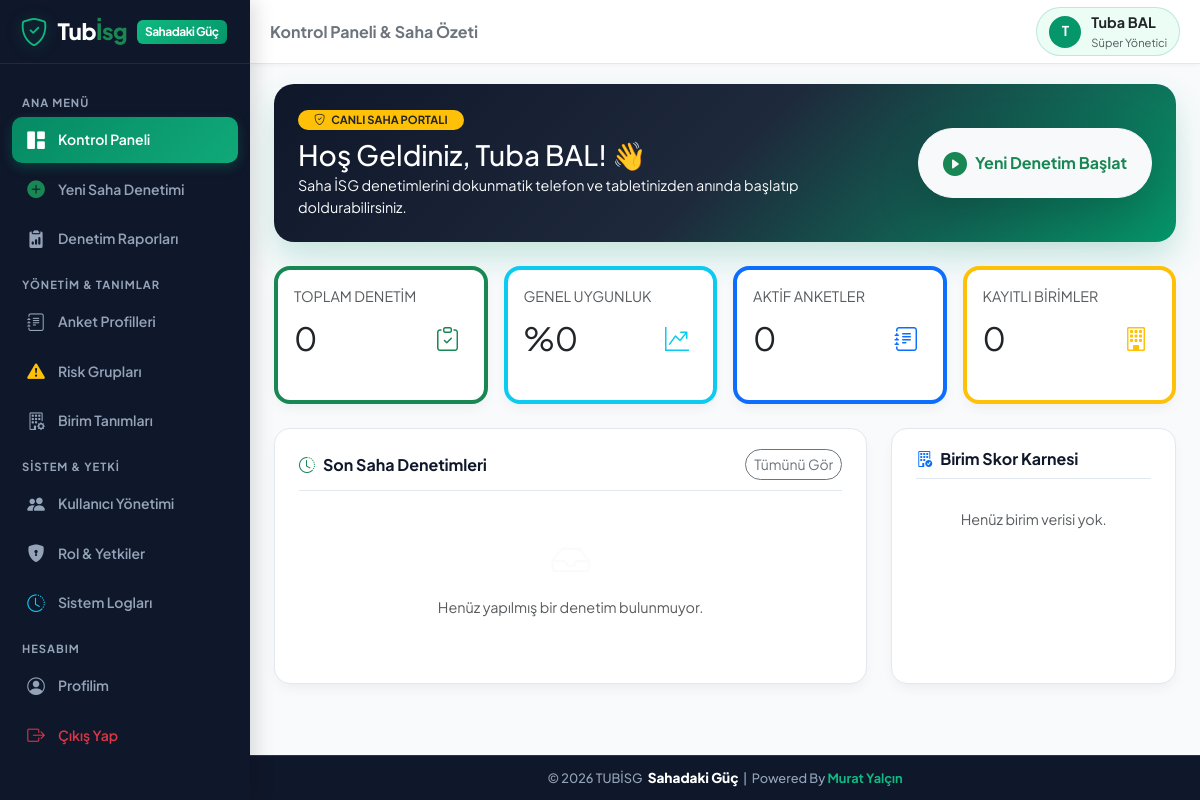
/dashboard.php (signed in), run on the app's committed database.
### tables this page shows
CREATE TABLE IF NOT EXISTS `users` (
  `id` INT AUTO_INCREMENT PRIMARY KEY,
  `username` VARCHAR(50) NOT NULL UNIQUE,
  `password` VARCHAR(255) NOT NULL,
  `name_surname` VARCHAR(100) NOT NULL,
  `email` VARCHAR(100) NULL,
  `role_id` INT NOT NULL,
  `is_active` TINYINT(1) DEFAULT 1,
  `created_at` DATETIME DEFAULT CURRENT_TIMESTAMP,
  FOREIGN KEY (`role_id`) REFERENCES `roles`(`id`) ON DELETE CASCADE
);

CREATE TABLE IF NOT EXISTS `roles` (
  `id` INT AUTO_INCREMENT PRIMARY KEY,
  `role_name` VARCHAR(50) NOT NULL,
  `description` VARCHAR(255) NULL,
  `permissions` TEXT NOT NULL,
  `created_at` DATETIME DEFAULT CURRENT_TIMESTAMP
);

### includes/auth.php (called while the page is built, shortened)
<?php
function is_logged_in() {
    return isset($_SESSION['user_id']) && !empty($_SESSION['user_id']);
}
function get_current_user_data() {
    static $currentUserData = null;
    if ($currentUserData !== null) return $currentUserData;
    $db = getDB();
    $stmt = $db->prepare("
        SELECT u.*, r.role_name, r.permissions
        FROM users u
        JOIN roles r ON u.role_id = r.id
        WHERE u.id = ? AND u.is_active = 1
    ");
    $stmt->execute([$_SESSION['user_id']]);
    $user = $stmt->fetch();
    $currentUserData = $user;
    return $user;
}
function has_permission($permission_key) {
    $user = get_current_user_data();
    if ((int)$user['role_id'] === 1) {
        return true;
    }
    $permissions = json_decode($user['permissions'], true);
    return isset($permissions[$permission_key]) && $permissions[$permission_key] === true;
}

### dashboard.php (the view, shortened to what this page needs)
<?php
require_once __DIR__ . '/includes/auth.php';
$pageTitle = 'Kontrol Paneli & Saha Özeti';
$db = getDB();
$user = get_current_user_data();
$totalAuditsCount = $db->query("SELECT COUNT(*) FROM audits")->fetchColumn();
$activeSurveysCount = $db->query("SELECT COUNT(*) FROM survey_templates WHERE is_active = 1")->fetchColumn();
$totalUnitsCount = $db->query("SELECT COUNT(*) FROM units")->fetchColumn();
$avgScore = $db->query("SELECT AVG(percentage_score) FROM audits WHERE status = 'Tamamlandı'")->fetchColumn();
$avgScoreFormatted = $avgScore !== null ? number_format((float)$avgScore, 1) : '0';
$recentAuditsStmt = $db->query("
    SELECT a.*, u.unit_name, st.title as survey_title, usr.name_surname as auditor_name
    FROM audits a
    JOIN units u ON a.unit_id = u.id
    JOIN survey_templates st ON a.template_id = st.id
    JOIN users usr ON a.auditor_id = usr.id
    ORDER BY a.audit_date DESC
    LIMIT 5
");
$recentAudits = $recentAuditsStmt->fetchAll();
$unitScoresStmt = $db->query("
    SELECT u.unit_name, COUNT(a.id) as audit_count, AVG(a.percentage_score) as avg_unit_score
    FROM units u
    LEFT JOIN audits a ON u.id = a.unit_id AND a.status = 'Tamamlandı'
    GROUP BY u.id
    ORDER BY avg_unit_score DESC
");
$unitScores = $unitScoresStmt->fetchAll();
include __DIR__ . '/includes/header.php';
?>
<div class="custom-card border-0 text-white mb-4 p-4" style="background: linear-gradient(135deg, #0f172a 0%, #1e293b 50%, #059669 100%); border-radius: 20px; box-shadow: 0 16px 32px rgba(5, 150, 105, 0.2);">
  <div class="d-flex flex-column flex-md-row align-items-md-center justify-content-between gap-3">
    <div>
      <span class="badge bg-warning text-dark font-weight-bold mb-2 px-3 py-1 rounded-pill" style="font-size:0.7rem;">
        <i class="bi bi-shield-check me-1"></i> CANLI SAHA PORTALI
      </span>
      <h3 class="fw-extrabold mb-1 text-white">Hoş Geldiniz, <?php echo htmlspecialchars($user['name_surname']); ?>! 👋</h3>
      <p class="m-0 text-light opacity-90 fs-7">Saha İSG denetimlerini dokunmatik telefon ve tabletinizden anında başlatıp doldurabilirsiniz.</p>
    </div>
    <?php if (has_permission('audit_conduct')): ?>
    <div class="flex-shrink-0">
      <a href="audit_new.php" class="btn btn-light text-success fw-bold py-3 px-4 rounded-pill shadow-lg d-inline-flex align-items-center gap-2">
        <i class="bi bi-play-circle-fill fs-4 text-success"></i>
        <span class="fs-6">Yeni Denetim Başlat</span>
      </a>
    </div>
    <?php endif; ?>
  </div>
</div>
<div class="row g-3 mb-4">
  <div class="col-6 col-md-3">
    <div class="custom-card p-3 h-100 border-start border-4 border-success">
      <div class="text-muted fs-8 text-uppercase font-weight-bold mb-1">Toplam Denetim</div>
      <div class="d-flex align-items-center justify-content-between">
        <span class="fs-2 fw-extrabold text-dark"><?php echo $totalAuditsCount; ?></span>
        <div class="p-2 bg-success-light text-success rounded-circle"><i class="bi bi-clipboard-check fs-4"></i></div>
      </div>
    </div>
  </div>
  <div class="col-6 col-md-3">
    <div class="custom-card p-3 h-100 border-start border-4 border-info">
      <div class="text-muted fs-8 text-uppercase font-weight-bold mb-1">Genel Uygunluk</div>
      <div class="d-flex align-items-center justify-content-between">
        <span class="fs-2 fw-extrabold text-dark">%<?php echo $avgScoreFormatted; ?></span>
        <div class="p-2 bg-info-light text-info rounded-circle"><i class="bi bi-graph-up-arrow fs-4"></i></div>
      </div>
    </div>
  </div>
  <div class="col-6 col-md-3">
    <div class="custom-card p-3 h-100 border-start border-4 border-primary">
      <div class="text-muted fs-8 text-uppercase font-weight-bold mb-1">Aktif Anketler</div>
      <div class="d-flex align-items-center justify-content-between">
        <span class="fs-2 fw-extrabold text-dark"><?php echo $activeSurveysCount; ?></span>
        <div class="p-2 bg-primary-light text-primary rounded-circle"><i class="bi bi-journal-text fs-4"></i></div>
      </div>
    </div>
  </div>
  <div class="col-6 col-md-3">
    <div class="custom-card p-3 h-100 border-start border-4 border-warning">
      <div class="text-muted fs-8 text-uppercase font-weight-bold mb-1">Kayıtlı Birimler</div>
      <div class="d-flex align-items-center justify-content-between">
        <span class="fs-2 fw-extrabold text-dark"><?php echo $totalUnitsCount; ?></span>
        <div class="p-2 bg-warning-light text-warning rounded-circle"><i class="bi bi-building fs-4"></i></div>
      </div>
    </div>
  </div>
</div>
<div class="row g-4">
  <div class="col-12 col-lg-8">
    <div class="custom-card h-100">
      <div class="custom-card-header">
        <h5 class="custom-card-title m-0">
          <i class="bi bi-clock-history text-success"></i> Son Saha Denetimleri
        </h5>
        <?php if (has_permission('audit_view')): ?>
          <a href="audits_list.php" class="btn btn-sm btn-outline-secondary rounded-pill font-weight-bold">Tümünü Gör</a>
        <?php endif; ?>
      </div>
      <?php if (empty($recentAudits)): ?>
        <div class="text-center py-4 text-muted">
          <i class="bi bi-inbox fs-1 d-block mb-2 text-light opacity-50"></i>
          Henüz yapılmış bir denetim bulunmuyor.
        </div>
      <?php endif; ?>
    </div>
  </div>
  <div class="col-12 col-lg-4">
    <div class="custom-card h-100">
      <div class="custom-card-header">
        <h5 class="custom-card-title m-0">
          <i class="bi bi-building-check text-primary"></i> Birim Skor Karnesi
        </h5>
      </div>
      <div class="d-flex flex-column gap-3">
        <?php if (empty($unitScores)): ?>
          <div class="text-muted fs-8 text-center py-3">Henüz birim verisi yok.</div>
        <?php endif; ?>
      </div>
    </div>
  </div>
</div>
<?php include __DIR__ . '/includes/footer.php'; ?>

### includes/header.php (shortened to what this page needs)
<?php
require_once __DIR__ . '/auth.php';
$user = get_current_user_data();
$currentPage = basename($_SERVER['PHP_SELF']);
?>
<!DOCTYPE html>
<html lang="tr">
<head>
  <link href="https://cdn.jsdelivr.net/npm/bootstrap@5.3.2/dist/css/bootstrap.min.css" rel="stylesheet">
  <link href="https://cdn.jsdelivr.net/npm/bootstrap-icons@1.11.2/font/bootstrap-icons.min.css" rel="stylesheet">
  <link href="assets/css/style.css" rel="stylesheet">
</head>
<body class="<?php echo is_logged_in() ? 'logged-in-mobile' : ''; ?>">
<div class="app-wrapper">
  <aside class="sidebar">
    <div class="sidebar-header">
      <a href="dashboard.php" class="brand-logo">
        <i class="bi bi-shield-check brand-icon fs-3"></i>
        <span>Tub<span class="text-success">İsg</span></span>
        <span class="brand-badge">Sahadaki Güç</span>
      </a>
    </div>
    <div class="sidebar-nav">
      <div class="nav-category">Ana Menü</div>
      <a href="dashboard.php" class="nav-link-custom <?php echo ($currentPage == 'dashboard.php' || $currentPage == 'index.php') ? 'active' : ''; ?>">
        <i class="bi bi-grid-1x2-fill"></i>
        <span>Kontrol Paneli</span>
      </a>
      <?php if (has_permission('audit_conduct')): ?>
      <a href="audit_new.php" class="nav-link-custom <?php echo ($currentPage == 'audit_new.php' || $currentPage == 'audit_fill.php') ? 'active' : ''; ?>">
        <i class="bi bi-plus-circle-fill text-success"></i>
        <span>Yeni Saha Denetimi</span>
      </a>
      <?php endif; ?>
      <?php if (has_permission('audit_view')): ?>
      <a href="audits_list.php" class="nav-link-custom <?php echo ($currentPage == 'audits_list.php' || $currentPage == 'audit_detail.php') ? 'active' : ''; ?>">
        <i class="bi bi-clipboard2-data-fill"></i>
        <span>Denetim Raporları</span>
      </a>
      <?php endif; ?>
      <div class="nav-category">Yönetim & Tanımlar</div>
      <?php if (has_permission('surveys_manage')): ?>
      <a href="survey_templates.php" class="nav-link-custom <?php echo ($currentPage == 'survey_templates.php' || $currentPage == 'survey_edit.php') ? 'active' : ''; ?>">
        <i class="bi bi-journal-text"></i>
        <span>Anket Profilleri</span>
      </a>
      <a href="risk_groups.php" class="nav-link-custom <?php echo $currentPage == 'risk_groups.php' ? 'active' : ''; ?>">
        <i class="bi bi-exclamation-triangle-fill text-warning"></i>
        <span>Risk Grupları</span>
      </a>
      <?php endif; ?>
      <?php if (has_permission('units_manage')): ?>
      <a href="units.php" class="nav-link-custom <?php echo $currentPage == 'units.php' ? 'active' : ''; ?>">
        <i class="bi bi-building-gear"></i>
        <span>Birim Tanımları</span>
      </a>
      <?php endif; ?>
      <?php if (has_permission('users_manage') || has_permission('logs_view')): ?>
      <div class="nav-category">Sistem & Yetki</div>
      <?php if (has_permission('users_manage')): ?>
      <a href="users.php" class="nav-link-custom <?php echo $currentPage == 'users.php' ? 'active' : ''; ?>">
        <i class="bi bi-people-fill"></i>
        <span>Kullanıcı Yönetimi</span>
      </a>
      <a href="roles.php" class="nav-link-custom <?php echo $currentPage == 'roles.php' ? 'active' : ''; ?>">
        <i class="bi bi-shield-lock-fill"></i>
        <span>Rol & Yetkiler</span>
      </a>
      <?php endif; ?>
      <?php if (has_permission('logs_view')): ?>
      <a href="logs.php" class="nav-link-custom <?php echo $currentPage == 'logs.php' ? 'active' : ''; ?>">
        <i class="bi bi-clock-history text-info"></i>
        <span>Sistem Logları</span>
      </a>
      <?php endif; ?>
      <?php endif; ?>
      <div class="nav-category">Hesabım</div>
      <a href="profile.php" class="nav-link-custom <?php echo $currentPage == 'profile.php' ? 'active' : ''; ?>">
        <i class="bi bi-person-circle"></i>
        <span>Profilim</span>
      </a>
      <a href="logout.php" class="nav-link-custom text-danger">
        <i class="bi bi-box-arrow-right"></i>
        <span>Çıkış Yap</span>
      </a>
    </div>
  </aside>
  <main class="main-content">
    <header class="top-navbar">
      <div class="d-flex align-items-center gap-3">
        <h5 class="m-0 fw-bold d-none d-sm-block text-secondary fs-6">
          <?php echo isset($pageTitle) ? htmlspecialchars($pageTitle) : 'İSG Saha Platformu'; ?>
        </h5>
      </div>
      <div class="d-flex align-items-center gap-3">
        <?php if ($user): ?>
        <a href="profile.php" class="user-profile-badge text-decoration-none" title="Profil Ayarları">
          <div class="avatar-circle">
            <?php echo mb_substr($user['name_surname'], 0, 1, 'UTF-8'); ?>
          </div>
          <div class="d-none d-md-block text-start">
            <div class="fw-bold fs-7 leading-tight text-dark"><?php echo htmlspecialchars($user['name_surname']); ?></div>
            <div class="text-muted fs-8" style="font-size:0.7rem;"><?php echo htmlspecialchars($user['role_name']); ?></div>
          </div>
        </a>
        <?php endif; ?>
      </div>
    </header>
    <div class="page-container">

### data on the page
users: name_surname "T", name_surname "Tuba BAL", role.role_name "Süper Yönetici"

### other printed values
$pageTitle "Kontrol Paneli & Saha Özeti"
$totalAuditsCount "0"
$avgScoreFormatted "0"
$activeSurveysCount "0"
$totalUnitsCount "0"
